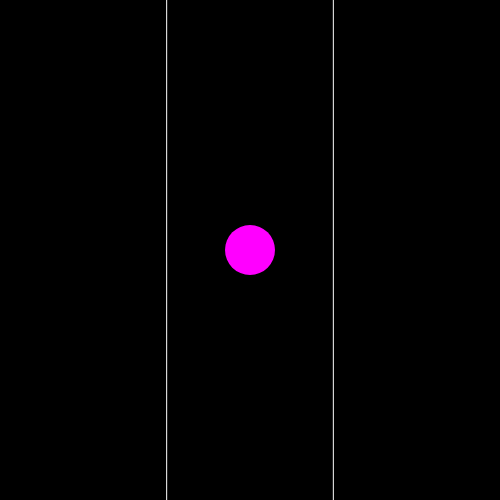
Frame 1 (no input)
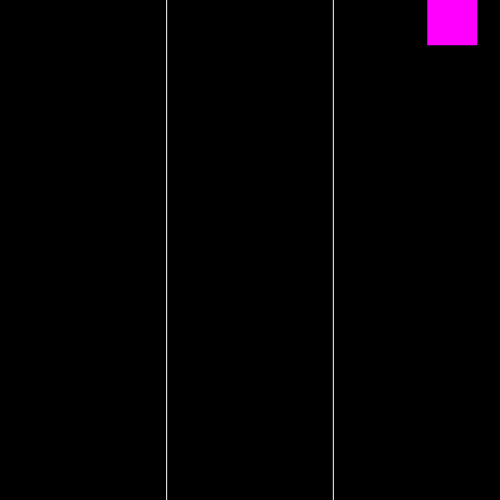
Frame 60 (no input)
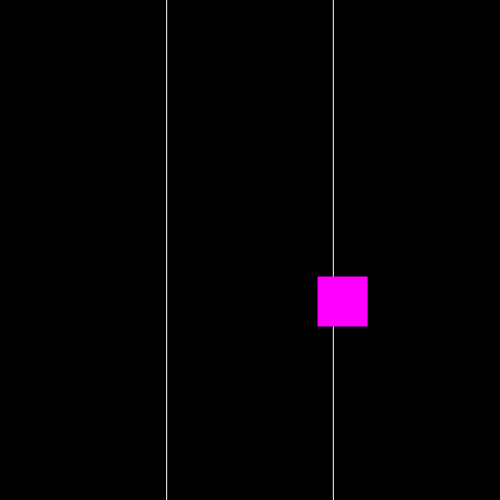
Frame 120 (the mouse pressed at the canvas centre since frame 60)

The p5.js sketch that drew these frames (run headless with seeded random() and noise() and a simulated clock; from frame 60 on, the mouse is pressed at the canvas centre):

// p5.js sketch
// ── sketch.js
//グローバル変数
let x;
let y;
let speedX;
let speedY;
let changePoint1;
let changePoint2;
let radius;

function setup() {
  createCanvas(500, 500);
  noStroke();
  //初期値
  x = width / 2;
  changePoint1 = width / 3;
  changePoint2 = changePoint1 * 2;
  y = height / 2;
  speedX = random(-8, 8);
  speedY = random(-8, 8);
  radius = 25;
}

function draw() {
  background(0);
  // 中心の線
  stroke(255);
  line(changePoint1, 0, changePoint1, height);
  line(changePoint2, 0, changePoint2, height);
  //アニメーションの円と四角形
  noStroke();
  fill(255, 0, 255);
  if (x < changePoint1) {
    triangle(
      //1つ目の点
      x + radius * cos(radians(30)),
      y + radius * sin(radians(30)),
      //2つ目の点
      x + radius * cos(radians(150)),
      y + radius * sin(radians(150)),
      //3つ目の点
      x + radius * cos(radians(270)),
      y + radius * sin(radians(270))
    );
  } else if (x > changePoint2) {
    rectMode(CENTER);
    rect(x, y, 50, 50);
  } else {
    ellipse(x, y, 50);
  }

  x = x + speedX; //現状のxに1足して保存する
  //もしxがwidth（幅500）以上になったら
  if (x > width) {
    speedX = speedX * -1;
  }
  //もしxが0以下になったら
  if (x < 0) {
    speedX = speedX * -1;
  }
  y = y + speedY; //現状のyに3足して保存する
  if (y > height) {
    // y = 0;
    speedY = speedY * -1;
  }
  if (y < 0) {
    speedY = speedY * -1;
  }
}
